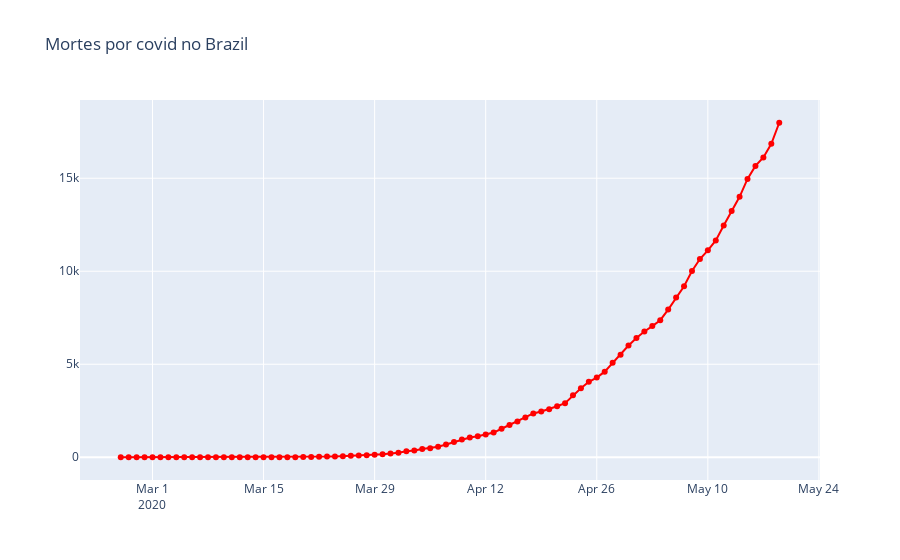

Notebook source saved alongside this figure:
### Markdown cell above
## Mortes

### Code cell
fig = go.Figure()

fig.add_trace(
    go.Scatter(x=brazil.observationdate, y=brazil.deaths, name='Mortes',
               mode='lines+markers', line={'color':'red'})
)

# layout
fig.update_layout(title='Mortes por covid no Brazil')

fig.show()
